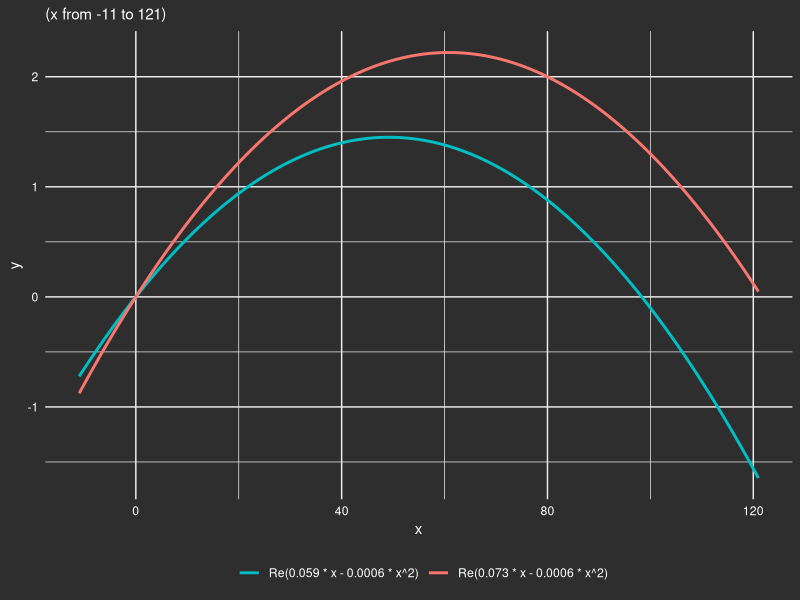

R code for this plot:
# Load necessary library
library(ggplot2)

# Generate data
x <- seq(-11, 121, by = 1)
y1 <- 0.059 * x - 0.0006 * x^2
y2 <- 0.073 * x - 0.0006 * x^2

# Create data frame
data <- data.frame(
  x = rep(x, 2),
  y = c(y1, y2),
  label = rep(c("Re(0.059 * x - 0.0006 * x^2)", "Re(0.073 * x - 0.0006 * x^2)"), each = length(x))
)

# Create the plot
plot <- ggplot(data, aes(x = x, y = y, color = label)) +
  geom_line(size = 1) +
  scale_color_manual(values = c("#00BFC4", "#F8766D")) + # Set colors for the lines
  labs(x = "x", y = "y",
       color = "", # Empty color label for legend
       subtitle = "(x from -11 to 121)") +
  theme_minimal(base_family = "sans") +
  theme(
    plot.background = element_rect(fill = "#2E2E2E", color = NA),
    panel.background = element_rect(fill = "#2E2E2E", color = NA),
    legend.background = element_rect(fill = "#2E2E2E", color = NA),
    text = element_text(color = "white"),
    axis.text = element_text(color = "white"),
    legend.text = element_text(color = "white"),
    legend.position = "bottom"
  )

# Save the plot to the specified directory
output_path <- "/Users/canaandrinkwater/Desktop/Thesis_Creativity/11152024/Output/plot.png"
ggsave(output_path, plot, width = 10, height = 6, dpi = 300)

cat("Plot saved to:", output_path, "\n")
